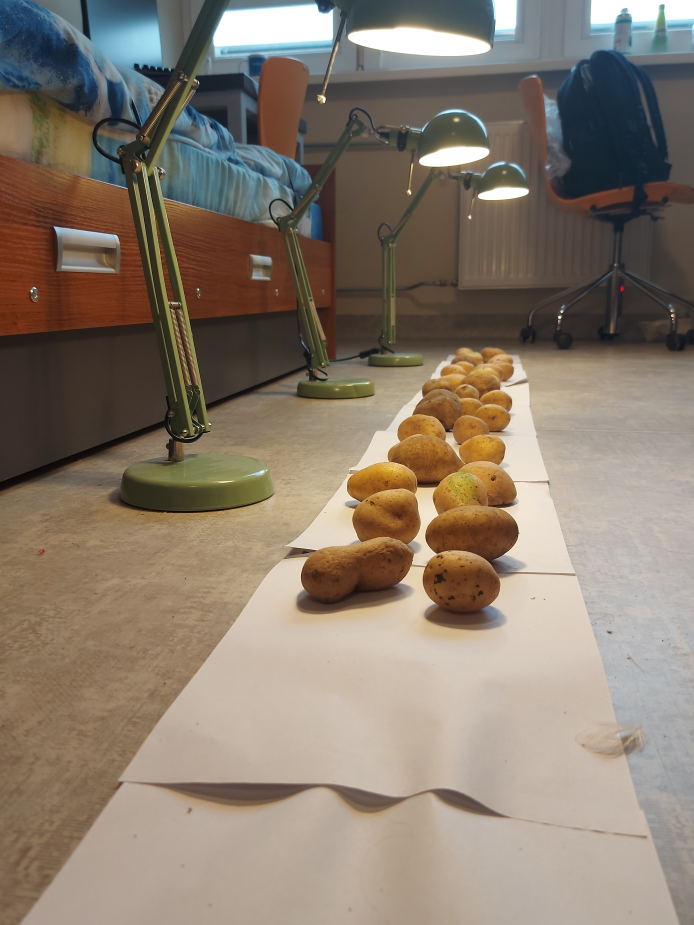
#> input picture images/20231210_133046.jpg, 3468 x 4624 px, given in place of 20240109_162150 (online-video-cutter.com).mp4, which was not available (shown at 1/5 size)
$ python main.py
#> lines starting #> are read from the running program, lines starting #| are printed output that depends on the picture; after the words box and inside, x2 and y2 are one past the last pixel; in counts of white or black regions, pixels touching at a corner belong together; pictures that were not available may be replaced by others from this repository, and a replacement may not be noted
#> in watching_potatoes, frame is the input picture: shape (4624, 3468, 3); mean B, G, R 109.6, 123.7, 136.7
import cv2 as cv
import numpy as np


def rescale(img, height=300):
    scale = height / img.shape[0]

    # Skaluj obraz
    resized_img = cv.resize(img, None, fx=scale, fy=scale)
    return resized_img


def create_potato_mask(image):
    image_temp = cv.cvtColor(image, cv.COLOR_BGR2GRAY)

    binr = cv.threshold(image_temp, 110, 255, cv.THRESH_BINARY)[1]
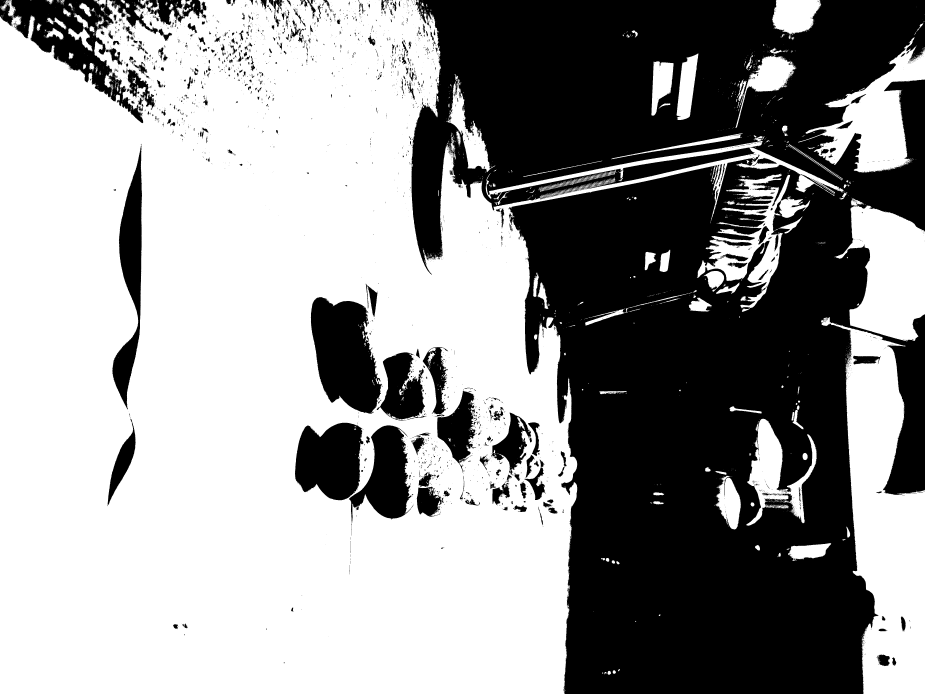
#> binr: shape (3468, 4624) (shown at 1/5 size); 58.8% white; 5525 black regions (4893 under 20 px)
    binr = cv.GaussianBlur(binr, (9, 9), 0)

    invert = cv.bitwise_not(binr)

    contours, _ = cv.findContours(invert, cv.RETR_EXTERNAL, cv.CHAIN_APPROX_SIMPLE)
#> contours = 619 contours; largest, box (x1, y1, x2, y2) and area: (2040, 0, 4624, 3468) 6304066, (1550, 1414, 2415, 2372) 297669, (0, 0, 1052, 620) 275013, (1471, 2103, 2074, 2876) 203869, (558, 715, 714, 2053) 94158
    filtered_contours = [cnt for cnt in contours if cv.contourArea(cnt) > 3500]
#> filtered_contours = 20 contours; largest, box (x1, y1, x2, y2) and area: (2040, 0, 4624, 3468) 6304066, (1550, 1414, 2415, 2372) 297669, (0, 0, 1052, 620) 275013, (1471, 2103, 2074, 2876) 203869, (558, 715, 714, 2053) 94158

    mask = np.zeros_like(image_temp)
    for cnt in filtered_contours:
        cv.drawContours(mask, [cnt], 0, 255, -1)  # wypełnij kontur wartością 1
        cv.drawContours(mask, [cnt], 0, 255, 1)  # narysuj obwód konturu wartością 1
#> this loop made 20 passes
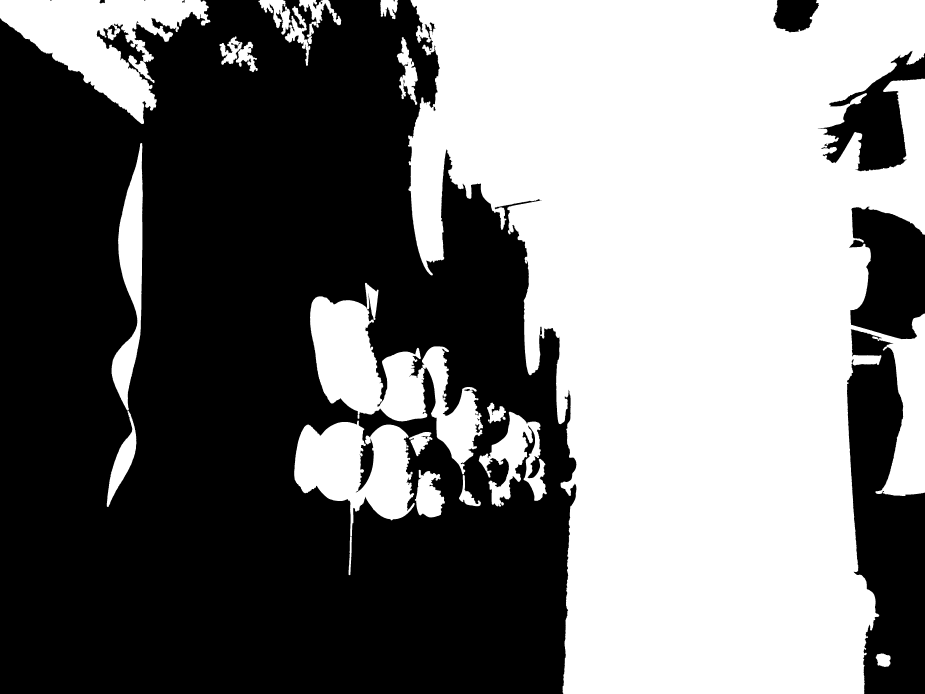
#> mask: shape (3468, 4624) (shown at 1/5 size); 46.2% white; 20 white regions, largest, box (x1, y1, x2, y2) and area: (2040, 0, 4624, 3468) 6316051, (1550, 1414, 2415, 2372) 300855, (0, 0, 1052, 620) 277822

    mask_image = np.copy(mask)
    mask = np.where(mask == 255, True, False)

    return mask_image, mask


def find_green_places(image, potato_mask):
    # Konwertuj obraz do przestrzeni kolorów HSV
    hsv = cv.cvtColor(image, cv.COLOR_BGR2HSV)
#> hsv: shape (3468, 4624, 3); mean H, S, V 27.9, 72.4, 140.9

    # Zdefiniuj kolor RGB
    rgb_color = np.uint8([[[137, 113, 56]]])

    # Konwertuj kolor do przestrzeni HSV
    hsv_color = cv.cvtColor(rgb_color, cv.COLOR_RGB2HSV)
#> hsv_color = [[21, 151, 137]]

    # Zdefiniuj zakres koloru w przestrzeni HSV
    lower_color = np.array([hsv_color[0][0][0], 100, 100])
#> lower_color = [21, 100, 100]
    upper_color = np.array([hsv_color[0][0][0], 255, 255])
#> upper_color = [21, 255, 255]

    # Utwórz maskę dla koloru
    mask = cv.inRange(hsv, lower_color, upper_color)
#> mask: shape (3468, 4624); 0.11% white; 1032 white regions (954 under 20 px), largest, box (x1, y1, x2, y2) and area: (3870, 268, 3999, 332) 3077, (2108, 2276, 2231, 2379) 2143, (3866, 356, 3968, 416) 2002
    mask_2 = potato_mask & mask
#> mask_2: shape (3468, 4624); values 0 (black) and 1 (white), 0.07% white; 935 white regions (876 under 20 px)

    # Znajdź kontury na masce
    contours, _ = cv.findContours(mask_2*255, cv.RETR_EXTERNAL, cv.CHAIN_APPROX_SIMPLE)
#> contours = 935 contours, 904 with area under 20; largest, box (x1, y1, x2, y2) and area: (3870, 268, 3999, 332) 2696, (3866, 356, 3968, 416) 1892, (3806, 364, 3857, 397) 492, (3778, 348, 3800, 393) 150, (3761, 392, 3777, 414) 149

    # Narysuj kontury na oryginalnym obrazie
    cv.drawContours(image, contours, -1, (0, 255, 0), 3)

    return mask_2, image


def find_black_places(image, potato_mask):
    # Konwertuj obraz do przestrzeni kolorów HSV
    hsv = cv.cvtColor(image, cv.COLOR_BGR2HSV)
#> hsv: shape (3468, 4624, 3); mean H, S, V 28, 72.6, 141.1

    # Zdefiniuj kolor RGB
    lower_color = np.array([0, 0, 0])  # Zakres od czarnego
    upper_color = np.array([120, 120, 120])

    # Utwórz maskę dla koloru
    mask = cv.inRange(hsv, lower_color, upper_color)
#> mask: shape (3468, 4624); 25.6% white; 6989 white regions (6594 under 20 px), largest, box (x1, y1, x2, y2) and area: (2068, 0, 4624, 3468) 3758124, (582, 760, 709, 2030) 70949, (1559, 1488, 1710, 2013) 28463
    mask_2 = potato_mask & mask
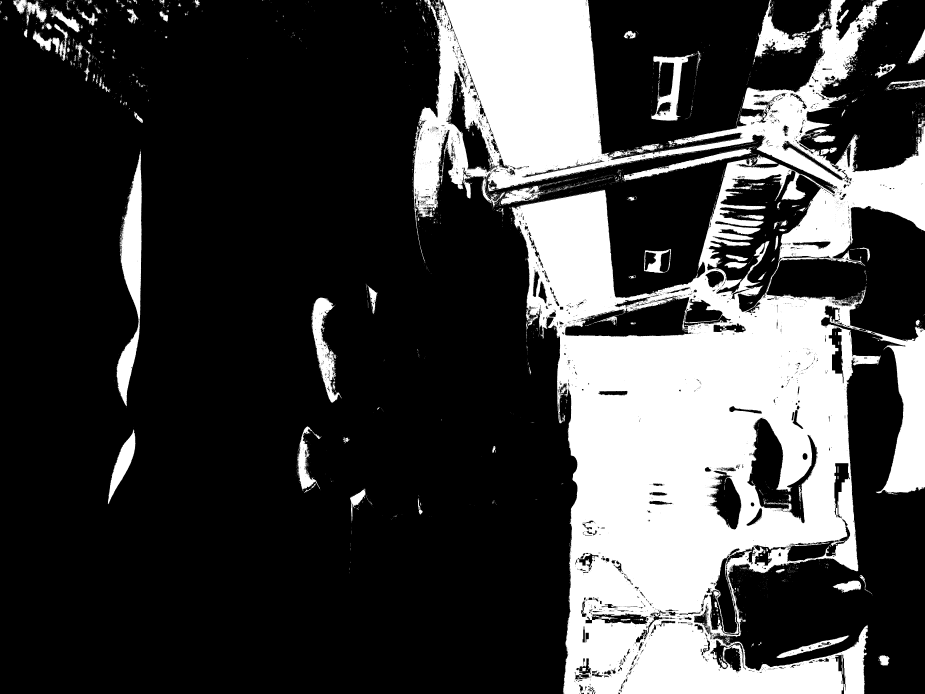
#> mask_2: shape (3468, 4624) (shown at 1/5 size); values 0 (black) and 1 (white), 25.5% white; 6494 white regions (6114 under 20 px)

    # Znajdź kontury na masce
    contours, _ = cv.findContours(mask_2*255, cv.RETR_EXTERNAL, cv.CHAIN_APPROX_SIMPLE)
#> contours = 5356 contours, 5162 with area under 20; largest, box (x1, y1, x2, y2) and area: (2068, 0, 4624, 3468) 4188429, (582, 760, 709, 2030) 69506, (1559, 1488, 1710, 2013) 28511, (3255, 268, 3471, 603) 24083, (3773, 0, 4049, 287) 23342

    # Narysuj kontury na oryginalnym obrazie
    cv.drawContours(image, contours, -1, (255, 0, 0), 3)
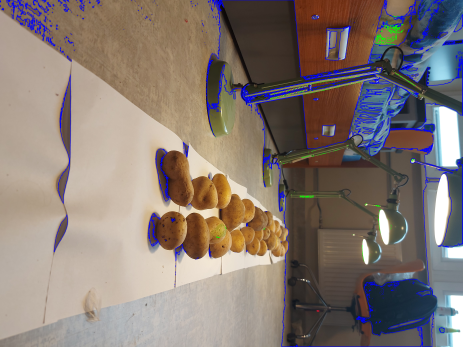
#> image: shape (3468, 4624, 3) (shown at 1/10 size); mean B, G, R 114.8, 121.5, 133.9

    return mask_2, image


def mark_defective_objects(image, main_mask, defect_mask, threshold=0.3):
    # Znajdź kontury na głównej masce
#> called with threshold = 0.3
    contours, _ = cv.findContours(main_mask, cv.RETR_EXTERNAL, cv.CHAIN_APPROX_SIMPLE)
#> contours has the same summary as filtered_contours in create_potato_mask
    good = 0
    bad = 0
    # Przejrzyj wszystkie kontury
    for contour in contours:
        # Utwórz maskę dla pojedynczego obiektu
        single_object_mask = np.zeros_like(main_mask)
        cv.drawContours(single_object_mask, [contour], -1, (255), thickness=cv.FILLED)

        # Utwórz maskę defektów dla pojedynczego obiektu
        single_object_defect_mask = cv.bitwise_and(single_object_mask, defect_mask)

        # Oblicz udział maski defektu w masce pojedynczego obiektu
        defect_ratio = np.sum(single_object_defect_mask) / np.sum(single_object_mask)

        # Jeśli udział przekracza próg, zaznacz obiekt konturem na obrazie
        if defect_ratio * 1000 > threshold:
            cv.drawContours(image, [contour], -1, (0, 0, 255), 3)
            bad = bad + 1
        else:
            cv.drawContours(image, [contour], -1, (0, 255, 0), 3)
            good = good + 1
#> this loop made 20 passes
#> defect_ratio on passes 1 to 8: 0.002, 2.25e-06, 0.000135, 0, 0.00032, 2.58e-05, 0.00289, 0
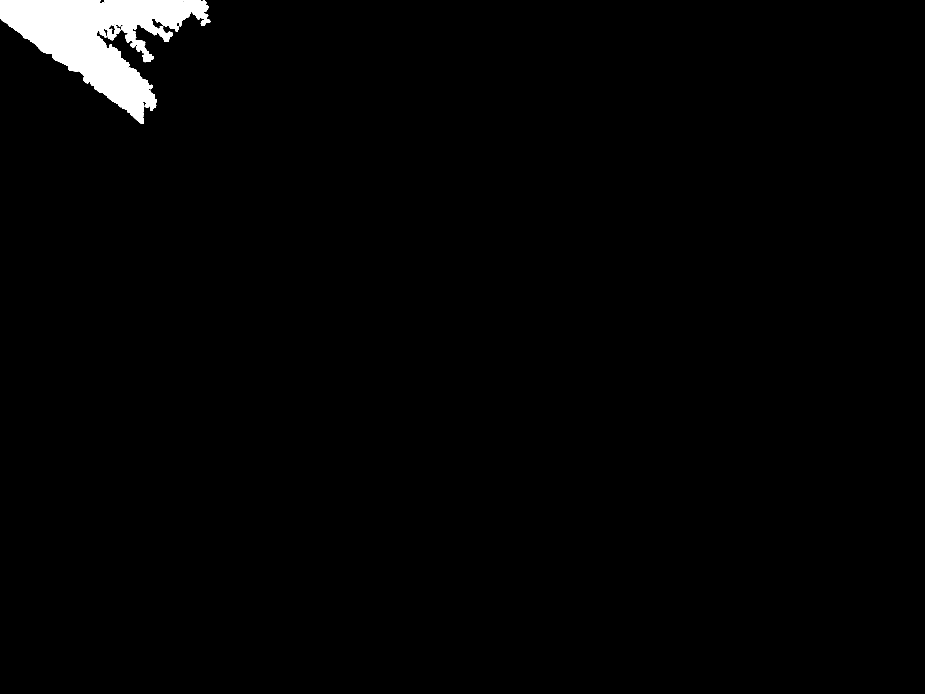
#> single_object_mask: shape (3468, 4624) (shown at 1/5 size); 1.7% white; 1 white region, box (x1, y1, x2, y2) and area: (0, 0, 1052, 620) 277822
#> after the loop, bad = 7; good = 13

    return image, good, bad


def watching_potatoes():
    cap = cv.VideoCapture('images/20240109_162150 (online-video-cutter.com).mp4')
    # cap.set(cv.CAP_PROP_POS_FRAMES, 10)
    if not cap.isOpened():
        print("Cannot open camera")
        exit()

    # liczba klatek na sekundę
    # cap.set(cv.CAP_PROP_FPS, 10)

    while True:
        ret, frame = cap.read()

        if not ret:
            break

        image = frame

        if image.shape[0] > image.shape[1]:
            image = cv.rotate(image, cv.ROTATE_90_CLOCKWISE)

        image_copy = image.copy()

        main_mask, image_mask = create_potato_mask(image)
        green_mask, image = find_green_places(image, image_mask)
        black_mask, image = find_black_places(image, image_mask)

        # cv.imshow('first', image)

        # cv.imshow('black', black_mask*255)
        # cv.imshow('green', green_mask*255)

        # defect_mask = (green_mask | black_mask) * 255

        # cv.imshow('compilation', defect_mask)
        # cv.imshow('main', main_mask)

        # maska1 = main_mask
        # maska2 = defect_mask
        #
        # maska1_kolor = cv.cvtColor(maska1, cv.COLOR_GRAY2BGR)
        # maska1_kolor[maska1 != 0] = [255, 255, 255]
        #
        # cv.imshow('main', maska1_kolor)
        #
        # # Zmień kolor maski2 na inny kolor, na przykład na czerwony
        # maska2_kolor = cv.cvtColor(maska2, cv.COLOR_GRAY2BGR)
        # maska2_kolor[maska2 != 0] = [0, 0, 255]  # czerwony kolor
        #
        # # Nałóż maska1 na maska2_kolor
        # finalna_maska = cv.addWeighted(maska1_kolor, 0.5, maska2_kolor, 0.5, 0)
        #
        # # Wyświetl finalną maskę
        # cv.imshow('Finalna Maska', finalna_maska)

        image_copy, good, bad = mark_defective_objects(image_copy, main_mask, (green_mask | black_mask))
#> good = 13; bad = 7

        image_copy = rescale(image_copy, 500)

        cv.putText(image_copy, 'Liczba dobrych ziemniakow: {}'.format(good), (10, 20),
                    cv.FONT_HERSHEY_SIMPLEX, 0.5, (255, 255, 255), 2)
        cv.putText(image_copy, 'Liczba zlych ziemniakow: {}'.format(bad), (10, 40),
                    cv.FONT_HERSHEY_SIMPLEX, 0.5, (255, 255, 255), 2)
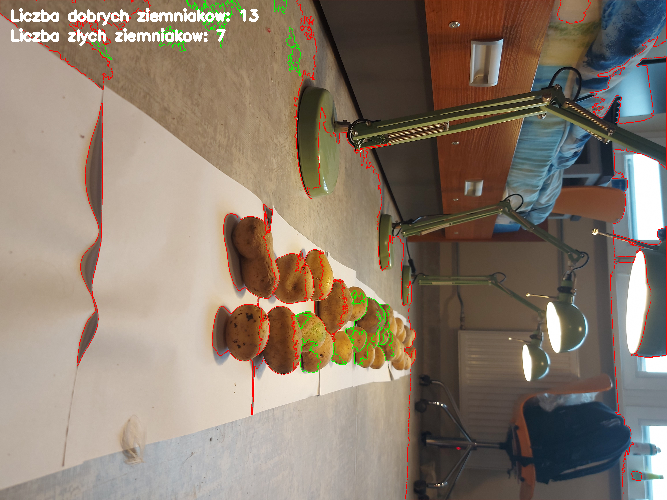
#> image_copy: shape (500, 667, 3); mean B, G, R 109.3, 123.8, 138.4

        cv.imshow('second', image_copy)
        cv.waitKey(2)

        if cv.waitKey(1) == ord('q'):
#> (key q is pressed here)
            break

    cap.release()
    cv.destroyAllWindows()


if __name__ == '__main__':
    watching_potatoes()
